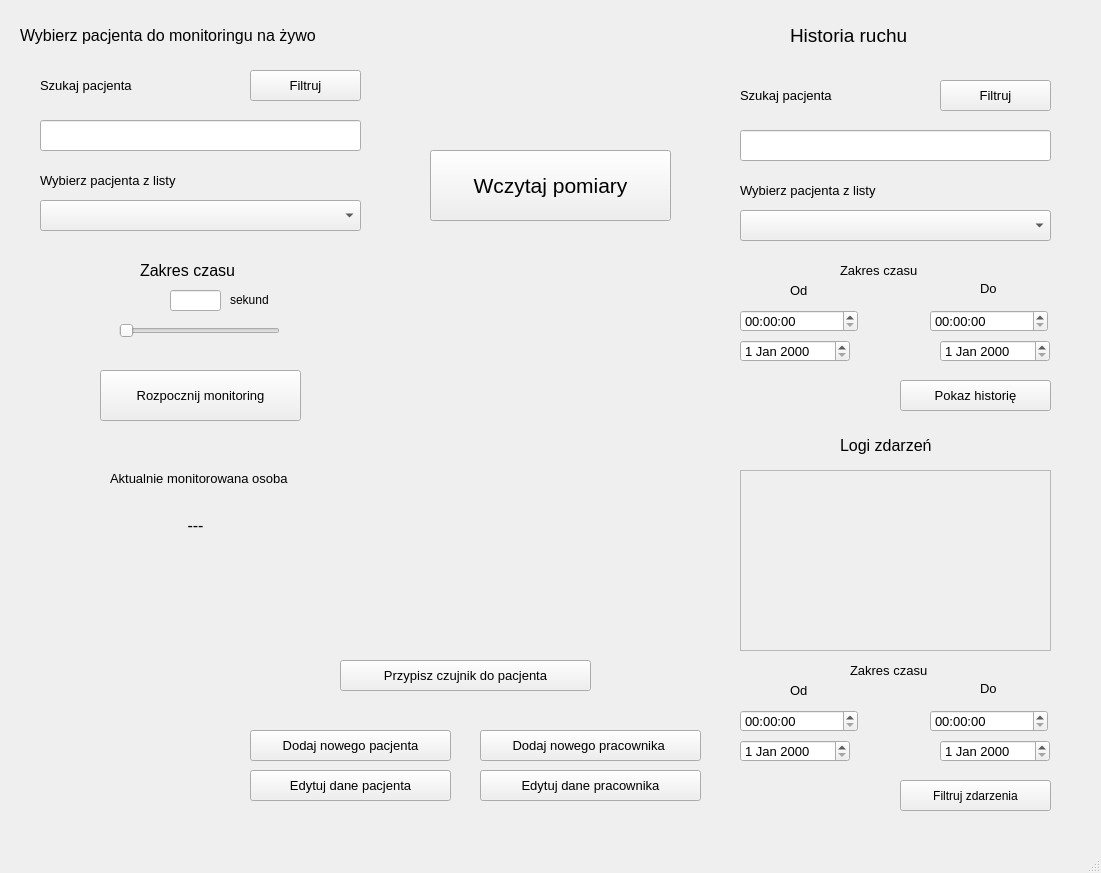
<?xml version="1.0" encoding="UTF-8"?>
<ui version="4.0">
 <class>MainWindow</class>
 <widget class="QMainWindow" name="MainWindow">
  <property name="geometry">
   <rect>
    <x>0</x>
    <y>0</y>
    <width>1101</width>
    <height>873</height>
   </rect>
  </property>
  <property name="windowTitle">
   <string>MainWindow</string>
  </property>
  <widget class="QWidget" name="centralwidget">
   <widget class="QDateEdit" name="historyFromDateEdit">
    <property name="geometry">
     <rect>
      <x>740</x>
      <y>340</y>
      <width>110</width>
      <height>22</height>
     </rect>
    </property>
    <property name="font">
     <font>
      <pointsize>10</pointsize>
     </font>
    </property>
   </widget>
   <widget class="QTimeEdit" name="historyFromTimeEdit">
    <property name="geometry">
     <rect>
      <x>740</x>
      <y>310</y>
      <width>118</width>
      <height>22</height>
     </rect>
    </property>
    <property name="font">
     <font>
      <pointsize>10</pointsize>
     </font>
    </property>
   </widget>
   <widget class="QTimeEdit" name="historyToTimeEdit">
    <property name="geometry">
     <rect>
      <x>930</x>
      <y>310</y>
      <width>118</width>
      <height>22</height>
     </rect>
    </property>
    <property name="font">
     <font>
      <pointsize>10</pointsize>
     </font>
    </property>
   </widget>
   <widget class="QDateEdit" name="historyToDateEdit">
    <property name="geometry">
     <rect>
      <x>940</x>
      <y>340</y>
      <width>110</width>
      <height>22</height>
     </rect>
    </property>
    <property name="font">
     <font>
      <pointsize>10</pointsize>
     </font>
    </property>
   </widget>
   <widget class="QPushButton" name="showHistoryButton">
    <property name="geometry">
     <rect>
      <x>900</x>
      <y>380</y>
      <width>151</width>
      <height>31</height>
     </rect>
    </property>
    <property name="font">
     <font>
      <pointsize>10</pointsize>
     </font>
    </property>
    <property name="text">
     <string>Pokaz historię</string>
    </property>
   </widget>
   <widget class="QPushButton" name="newPatientButton">
    <property name="geometry">
     <rect>
      <x>250</x>
      <y>730</y>
      <width>201</width>
      <height>31</height>
     </rect>
    </property>
    <property name="font">
     <font>
      <pointsize>10</pointsize>
     </font>
    </property>
    <property name="text">
     <string>Dodaj nowego pacjenta</string>
    </property>
   </widget>
   <widget class="QComboBox" name="patientLiveComboBox">
    <property name="geometry">
     <rect>
      <x>40</x>
      <y>200</y>
      <width>321</width>
      <height>31</height>
     </rect>
    </property>
    <property name="font">
     <font>
      <pointsize>12</pointsize>
     </font>
    </property>
   </widget>
   <widget class="QLabel" name="choosePatientLabel">
    <property name="geometry">
     <rect>
      <x>20</x>
      <y>20</y>
      <width>391</width>
      <height>31</height>
     </rect>
    </property>
    <property name="font">
     <font>
      <pointsize>12</pointsize>
     </font>
    </property>
    <property name="text">
     <string>Wybierz pacjenta do monitoringu na żywo</string>
    </property>
   </widget>
   <widget class="QLabel" name="historyLabel">
    <property name="geometry">
     <rect>
      <x>790</x>
      <y>20</y>
      <width>161</width>
      <height>31</height>
     </rect>
    </property>
    <property name="font">
     <font>
      <pointsize>14</pointsize>
     </font>
    </property>
    <property name="text">
     <string>Historia ruchu</string>
    </property>
   </widget>
   <widget class="QPushButton" name="pushButtonBegin">
    <property name="geometry">
     <rect>
      <x>100</x>
      <y>370</y>
      <width>201</width>
      <height>51</height>
     </rect>
    </property>
    <property name="font">
     <font>
      <pointsize>10</pointsize>
     </font>
    </property>
    <property name="text">
     <string>Rozpocznij monitoring</string>
    </property>
   </widget>
   <widget class="QPushButton" name="editPatientButton">
    <property name="geometry">
     <rect>
      <x>250</x>
      <y>770</y>
      <width>201</width>
      <height>31</height>
     </rect>
    </property>
    <property name="font">
     <font>
      <pointsize>10</pointsize>
     </font>
    </property>
    <property name="text">
     <string>Edytuj dane pacjenta</string>
    </property>
   </widget>
   <widget class="QPushButton" name="newUserButton">
    <property name="geometry">
     <rect>
      <x>480</x>
      <y>730</y>
      <width>221</width>
      <height>31</height>
     </rect>
    </property>
    <property name="font">
     <font>
      <pointsize>10</pointsize>
     </font>
    </property>
    <property name="text">
     <string>Dodaj nowego pracownika </string>
    </property>
   </widget>
   <widget class="QPushButton" name="editEmpButton">
    <property name="geometry">
     <rect>
      <x>480</x>
      <y>770</y>
      <width>221</width>
      <height>31</height>
     </rect>
    </property>
    <property name="font">
     <font>
      <pointsize>10</pointsize>
     </font>
    </property>
    <property name="text">
     <string>Edytuj dane pracownika</string>
    </property>
   </widget>
   <widget class="QLabel" name="logsLabel">
    <property name="geometry">
     <rect>
      <x>840</x>
      <y>430</y>
      <width>131</width>
      <height>31</height>
     </rect>
    </property>
    <property name="font">
     <font>
      <pointsize>12</pointsize>
     </font>
    </property>
    <property name="text">
     <string>Logi zdarzeń</string>
    </property>
   </widget>
   <widget class="QLabel" name="label_6">
    <property name="geometry">
     <rect>
      <x>790</x>
      <y>680</y>
      <width>21</width>
      <height>20</height>
     </rect>
    </property>
    <property name="font">
     <font>
      <pointsize>10</pointsize>
     </font>
    </property>
    <property name="text">
     <string>Od</string>
    </property>
   </widget>
   <widget class="QTimeEdit" name="timeEdit_3">
    <property name="geometry">
     <rect>
      <x>930</x>
      <y>710</y>
      <width>118</width>
      <height>22</height>
     </rect>
    </property>
    <property name="font">
     <font>
      <pointsize>10</pointsize>
     </font>
    </property>
   </widget>
   <widget class="QTimeEdit" name="timeEdit_4">
    <property name="geometry">
     <rect>
      <x>740</x>
      <y>710</y>
      <width>118</width>
      <height>22</height>
     </rect>
    </property>
    <property name="font">
     <font>
      <pointsize>10</pointsize>
     </font>
    </property>
   </widget>
   <widget class="QDateEdit" name="dateEdit_3">
    <property name="geometry">
     <rect>
      <x>940</x>
      <y>740</y>
      <width>110</width>
      <height>22</height>
     </rect>
    </property>
    <property name="font">
     <font>
      <pointsize>10</pointsize>
     </font>
    </property>
   </widget>
   <widget class="QLabel" name="label_7">
    <property name="geometry">
     <rect>
      <x>980</x>
      <y>680</y>
      <width>21</width>
      <height>16</height>
     </rect>
    </property>
    <property name="font">
     <font>
      <pointsize>10</pointsize>
     </font>
    </property>
    <property name="text">
     <string>Do</string>
    </property>
   </widget>
   <widget class="QDateEdit" name="dateEdit_4">
    <property name="geometry">
     <rect>
      <x>740</x>
      <y>740</y>
      <width>110</width>
      <height>22</height>
     </rect>
    </property>
    <property name="font">
     <font>
      <pointsize>10</pointsize>
     </font>
    </property>
   </widget>
   <widget class="QPushButton" name="showEventsButton">
    <property name="geometry">
     <rect>
      <x>900</x>
      <y>780</y>
      <width>151</width>
      <height>31</height>
     </rect>
    </property>
    <property name="text">
     <string>Filtruj zdarzenia</string>
    </property>
   </widget>
   <widget class="QLabel" name="label_8">
    <property name="geometry">
     <rect>
      <x>850</x>
      <y>660</y>
      <width>101</width>
      <height>21</height>
     </rect>
    </property>
    <property name="font">
     <font>
      <pointsize>10</pointsize>
     </font>
    </property>
    <property name="text">
     <string>Zakres czasu</string>
    </property>
   </widget>
   <widget class="QLabel" name="label_9">
    <property name="geometry">
     <rect>
      <x>790</x>
      <y>280</y>
      <width>21</width>
      <height>20</height>
     </rect>
    </property>
    <property name="font">
     <font>
      <pointsize>10</pointsize>
     </font>
    </property>
    <property name="text">
     <string>Od</string>
    </property>
   </widget>
   <widget class="QLabel" name="label_10">
    <property name="geometry">
     <rect>
      <x>980</x>
      <y>280</y>
      <width>21</width>
      <height>16</height>
     </rect>
    </property>
    <property name="font">
     <font>
      <pointsize>10</pointsize>
     </font>
    </property>
    <property name="text">
     <string>Do</string>
    </property>
   </widget>
   <widget class="QLabel" name="label_11">
    <property name="geometry">
     <rect>
      <x>840</x>
      <y>260</y>
      <width>101</width>
      <height>21</height>
     </rect>
    </property>
    <property name="font">
     <font>
      <pointsize>10</pointsize>
     </font>
    </property>
    <property name="text">
     <string>Zakres czasu</string>
    </property>
   </widget>
   <widget class="QLabel" name="currentPersonTitleLabel">
    <property name="geometry">
     <rect>
      <x>110</x>
      <y>470</y>
      <width>241</width>
      <height>16</height>
     </rect>
    </property>
    <property name="font">
     <font>
      <pointsize>10</pointsize>
     </font>
    </property>
    <property name="text">
     <string>Aktualnie monitorowana osoba</string>
    </property>
   </widget>
   <widget class="QScrollArea" name="scrollArea">
    <property name="geometry">
     <rect>
      <x>740</x>
      <y>470</y>
      <width>311</width>
      <height>181</height>
     </rect>
    </property>
    <property name="widgetResizable">
     <bool>true</bool>
    </property>
    <widget class="QWidget" name="scrollAreaWidgetContents">
     <property name="geometry">
      <rect>
       <x>0</x>
       <y>0</y>
       <width>309</width>
       <height>179</height>
      </rect>
     </property>
    </widget>
   </widget>
   <widget class="QPushButton" name="pushButtonInsert">
    <property name="geometry">
     <rect>
      <x>430</x>
      <y>150</y>
      <width>241</width>
      <height>71</height>
     </rect>
    </property>
    <property name="font">
     <font>
      <pointsize>16</pointsize>
     </font>
    </property>
    <property name="text">
     <string>Wczytaj pomiary</string>
    </property>
   </widget>
   <widget class="QPushButton" name="pushButton">
    <property name="geometry">
     <rect>
      <x>340</x>
      <y>660</y>
      <width>251</width>
      <height>31</height>
     </rect>
    </property>
    <property name="font">
     <font>
      <pointsize>10</pointsize>
     </font>
    </property>
    <property name="text">
     <string>Przypisz czujnik do pacjenta</string>
    </property>
   </widget>
   <widget class="QSlider" name="rangeSlider">
    <property name="geometry">
     <rect>
      <x>119</x>
      <y>320</y>
      <width>161</width>
      <height>21</height>
     </rect>
    </property>
    <property name="orientation">
     <enum>Qt::Horizontal</enum>
    </property>
   </widget>
   <widget class="QLabel" name="timeRangeLabel">
    <property name="geometry">
     <rect>
      <x>140</x>
      <y>260</y>
      <width>121</width>
      <height>21</height>
     </rect>
    </property>
    <property name="font">
     <font>
      <pointsize>12</pointsize>
     </font>
    </property>
    <property name="text">
     <string>Zakres czasu</string>
    </property>
   </widget>
   <widget class="QLineEdit" name="sliderValueLineEdit">
    <property name="geometry">
     <rect>
      <x>170</x>
      <y>290</y>
      <width>51</width>
      <height>21</height>
     </rect>
    </property>
   </widget>
   <widget class="QLabel" name="sliderSecondsUnitLabel">
    <property name="geometry">
     <rect>
      <x>230</x>
      <y>290</y>
      <width>61</width>
      <height>20</height>
     </rect>
    </property>
    <property name="text">
     <string>sekund</string>
    </property>
   </widget>
   <widget class="QComboBox" name="patientHistoryComboBox">
    <property name="geometry">
     <rect>
      <x>740</x>
      <y>210</y>
      <width>311</width>
      <height>31</height>
     </rect>
    </property>
    <property name="font">
     <font>
      <pointsize>12</pointsize>
     </font>
    </property>
   </widget>
   <widget class="QLabel" name="label_2">
    <property name="geometry">
     <rect>
      <x>740</x>
      <y>80</y>
      <width>131</width>
      <height>31</height>
     </rect>
    </property>
    <property name="font">
     <font>
      <pointsize>10</pointsize>
     </font>
    </property>
    <property name="text">
     <string>Szukaj pacjenta</string>
    </property>
   </widget>
   <widget class="QPushButton" name="pushButtonLoadHistoryPatient">
    <property name="geometry">
     <rect>
      <x>940</x>
      <y>80</y>
      <width>111</width>
      <height>31</height>
     </rect>
    </property>
    <property name="font">
     <font>
      <pointsize>10</pointsize>
     </font>
    </property>
    <property name="text">
     <string>Filtruj</string>
    </property>
   </widget>
   <widget class="QLineEdit" name="filterHistoryLineEdit">
    <property name="geometry">
     <rect>
      <x>740</x>
      <y>130</y>
      <width>311</width>
      <height>31</height>
     </rect>
    </property>
   </widget>
   <widget class="QLabel" name="label_3">
    <property name="geometry">
     <rect>
      <x>740</x>
      <y>180</y>
      <width>191</width>
      <height>21</height>
     </rect>
    </property>
    <property name="font">
     <font>
      <pointsize>10</pointsize>
     </font>
    </property>
    <property name="text">
     <string>Wybierz pacjenta z listy</string>
    </property>
   </widget>
   <widget class="QLabel" name="seekPatientLabel">
    <property name="geometry">
     <rect>
      <x>40</x>
      <y>70</y>
      <width>131</width>
      <height>31</height>
     </rect>
    </property>
    <property name="font">
     <font>
      <pointsize>10</pointsize>
     </font>
    </property>
    <property name="text">
     <string>Szukaj pacjenta</string>
    </property>
   </widget>
   <widget class="QLineEdit" name="filterLiveLineEdit">
    <property name="geometry">
     <rect>
      <x>40</x>
      <y>120</y>
      <width>321</width>
      <height>31</height>
     </rect>
    </property>
   </widget>
   <widget class="QPushButton" name="pushButtonLoadLivePatient">
    <property name="geometry">
     <rect>
      <x>250</x>
      <y>70</y>
      <width>111</width>
      <height>31</height>
     </rect>
    </property>
    <property name="font">
     <font>
      <pointsize>10</pointsize>
     </font>
    </property>
    <property name="text">
     <string>Filtruj</string>
    </property>
   </widget>
   <widget class="QLabel" name="choosePatientLabel_2">
    <property name="geometry">
     <rect>
      <x>40</x>
      <y>170</y>
      <width>191</width>
      <height>21</height>
     </rect>
    </property>
    <property name="font">
     <font>
      <pointsize>10</pointsize>
     </font>
    </property>
    <property name="text">
     <string>Wybierz pacjenta z listy</string>
    </property>
   </widget>
   <widget class="QLabel" name="currentPersonLabel">
    <property name="geometry">
     <rect>
      <x>10</x>
      <y>500</y>
      <width>371</width>
      <height>51</height>
     </rect>
    </property>
    <property name="font">
     <font>
      <pointsize>12</pointsize>
     </font>
    </property>
    <property name="text">
     <string>---</string>
    </property>
    <property name="alignment">
     <set>Qt::AlignCenter</set>
    </property>
   </widget>
  </widget>
  <widget class="QMenuBar" name="menubar">
   <property name="geometry">
    <rect>
     <x>0</x>
     <y>0</y>
     <width>1101</width>
     <height>21</height>
    </rect>
   </property>
  </widget>
  <widget class="QStatusBar" name="statusbar"/>
 </widget>
 <resources/>
 <connections/>
</ui>
